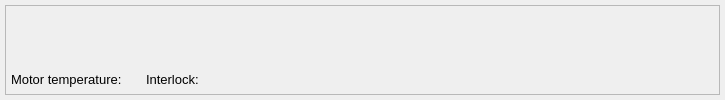
<?xml version="1.0" encoding="UTF-8"?>
<ui version="4.0">
 <class>Form</class>
 <widget class="QWidget" name="Form">
  <property name="geometry">
   <rect>
    <x>0</x>
    <y>0</y>
    <width>725</width>
    <height>100</height>
   </rect>
  </property>
  <property name="minimumSize">
   <size>
    <width>725</width>
    <height>100</height>
   </size>
  </property>
  <property name="maximumSize">
   <size>
    <width>825</width>
    <height>100</height>
   </size>
  </property>
  <property name="windowTitle">
   <string>Form</string>
  </property>
  <layout class="QVBoxLayout" name="verticalLayout">
   <property name="spacing">
    <number>0</number>
   </property>
   <property name="leftMargin">
    <number>5</number>
   </property>
   <property name="topMargin">
    <number>5</number>
   </property>
   <property name="rightMargin">
    <number>5</number>
   </property>
   <property name="bottomMargin">
    <number>5</number>
   </property>
   <item>
    <widget class="QFrame" name="frame">
     <property name="frameShape">
      <enum>QFrame::StyledPanel</enum>
     </property>
     <property name="frameShadow">
      <enum>QFrame::Raised</enum>
     </property>
     <layout class="QVBoxLayout" name="verticalLayout_2">
      <property name="spacing">
       <number>0</number>
      </property>
      <property name="leftMargin">
       <number>5</number>
      </property>
      <property name="topMargin">
       <number>5</number>
      </property>
      <property name="rightMargin">
       <number>5</number>
      </property>
      <property name="bottomMargin">
       <number>5</number>
      </property>
      <item>
       <widget class="PyDMEmbeddedDisplay" name="PyDMEmbeddedDisplay">
        <property name="toolTip">
         <string/>
        </property>
        <property name="macros" stdset="0">
         <string>{}</string>
        </property>
        <property name="filename" stdset="0">
         <string>./positioner_row.ui</string>
        </property>
        <property name="loadWhenShown" stdset="0">
         <bool>true</bool>
        </property>
        <property name="disconnectWhenHidden" stdset="0">
         <bool>true</bool>
        </property>
        <property name="followSymlinks" stdset="0">
         <bool>false</bool>
        </property>
       </widget>
      </item>
      <item>
       <layout class="QHBoxLayout" name="horizontalLayout" stretch="0,0,0,0,0">
        <property name="spacing">
         <number>6</number>
        </property>
        <item>
         <widget class="QLabel" name="label">
          <property name="font">
           <font>
            <pointsize>10</pointsize>
           </font>
          </property>
          <property name="text">
           <string>Motor temperature: </string>
          </property>
         </widget>
        </item>
        <item>
         <widget class="PyDMLabel" name="temperature_label">
          <property name="maximumSize">
           <size>
            <width>100</width>
            <height>16777215</height>
           </size>
          </property>
          <property name="font">
           <font>
            <pointsize>10</pointsize>
           </font>
          </property>
          <property name="toolTip">
           <string/>
          </property>
          <property name="precision" stdset="0">
           <number>1</number>
          </property>
          <property name="showUnits" stdset="0">
           <bool>false</bool>
          </property>
          <property name="precisionFromPV" stdset="0">
           <bool>false</bool>
          </property>
          <property name="alarmSensitiveContent" stdset="0">
           <bool>false</bool>
          </property>
          <property name="alarmSensitiveBorder" stdset="0">
           <bool>true</bool>
          </property>
          <property name="PyDMToolTip" stdset="0">
           <string/>
          </property>
          <property name="channel" stdset="0">
           <string>ca://${MOTOR}:ILOCK:TC_TEMP_RBV</string>
          </property>
          <property name="enableRichText" stdset="0">
           <bool>false</bool>
          </property>
         </widget>
        </item>
        <item>
         <widget class="QLabel" name="label_2">
          <property name="font">
           <font>
            <pointsize>10</pointsize>
           </font>
          </property>
          <property name="text">
           <string>Interlock:</string>
          </property>
         </widget>
        </item>
        <item>
         <widget class="PyDMByteIndicator" name="interlock_indicator">
          <property name="minimumSize">
           <size>
            <width>15</width>
            <height>15</height>
           </size>
          </property>
          <property name="maximumSize">
           <size>
            <width>15</width>
            <height>15</height>
           </size>
          </property>
          <property name="font">
           <font>
            <pointsize>1</pointsize>
           </font>
          </property>
          <property name="toolTip">
           <string/>
          </property>
          <property name="alarmSensitiveContent" stdset="0">
           <bool>false</bool>
          </property>
          <property name="alarmSensitiveBorder" stdset="0">
           <bool>true</bool>
          </property>
          <property name="PyDMToolTip" stdset="0">
           <string/>
          </property>
          <property name="channel" stdset="0">
           <string>ca://${MOTOR}:ILOCK:ACTIVE_RBV</string>
          </property>
          <property name="onColor" stdset="0">
           <color>
            <red>255</red>
            <green>0</green>
            <blue>0</blue>
           </color>
          </property>
          <property name="offColor" stdset="0">
           <color>
            <red>0</red>
            <green>255</green>
            <blue>0</blue>
           </color>
          </property>
          <property name="showLabels" stdset="0">
           <bool>false</bool>
          </property>
          <property name="bigEndian" stdset="0">
           <bool>false</bool>
          </property>
          <property name="circles" stdset="0">
           <bool>false</bool>
          </property>
          <property name="labelPosition" stdset="0">
           <enum>QTabWidget::West</enum>
          </property>
          <property name="numBits" stdset="0">
           <number>1</number>
          </property>
          <property name="shift" stdset="0">
           <number>0</number>
          </property>
          <property name="labels" stdset="0">
           <stringlist>
            <string>Bit 0</string>
           </stringlist>
          </property>
         </widget>
        </item>
        <item>
         <spacer name="horizontalSpacer">
          <property name="orientation">
           <enum>Qt::Horizontal</enum>
          </property>
          <property name="sizeHint" stdset="0">
           <size>
            <width>40</width>
            <height>20</height>
           </size>
          </property>
         </spacer>
        </item>
       </layout>
      </item>
     </layout>
    </widget>
   </item>
  </layout>
 </widget>
 <customwidgets>
  <customwidget>
   <class>PyDMLabel</class>
   <extends>QLabel</extends>
   <header>pydm.widgets.label</header>
  </customwidget>
  <customwidget>
   <class>PyDMByteIndicator</class>
   <extends>QWidget</extends>
   <header>pydm.widgets.byte</header>
  </customwidget>
  <customwidget>
   <class>PyDMEmbeddedDisplay</class>
   <extends>QFrame</extends>
   <header>pydm.widgets.embedded_display</header>
  </customwidget>
 </customwidgets>
 <resources/>
 <connections/>
</ui>
